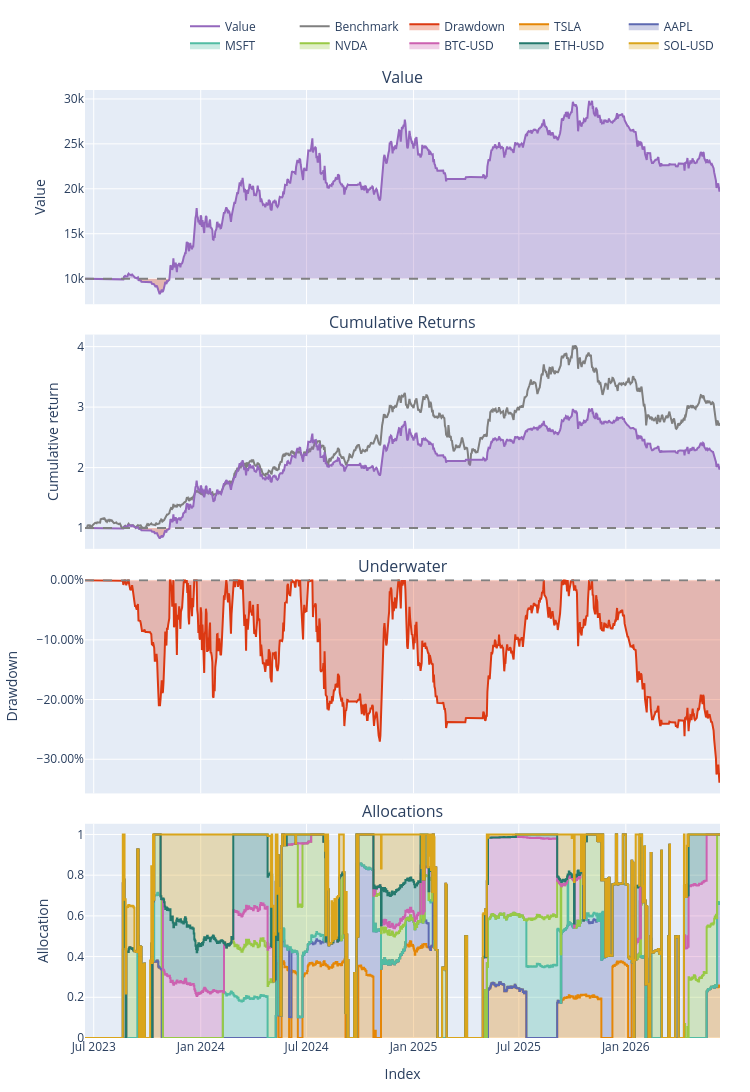

Notebook code for this chart:
### Code cell
pf.plot(subplots=["value", "cumulative_returns", "underwater", "allocations"]).show()

### Figure 1 — Plotly figure (JSON) as saved in the notebook; plotly's stock layout.template omitted (floating-point values rounded to 4 significant figures; data arrays with more than 128 entries replaced by an {"elided": "..."} marker saying what was removed)
{"data": [{"hoverinfo": "skip", "line": {"color": "rgba(0, 0, 0, 0)", "width": 0}, "mode": "lines", "opacity": 0, "showlegend": false, "type": "scatter", "x": {"elided": "1093 str values"}, "xaxis": "x", "y": {"elided": "1093 float values"}, "yaxis": "y"}, {"connectgaps": false, "fill": "tonexty", "fillcolor": "rgba(148,103,189,0.3000)", "hoverinfo": "skip", "line": {"color": "rgba(0, 0, 0, 0)", "width": 0}, "mode": "lines", "opacity": 0, "showlegend": false, "type": "scatter", "x": {"elided": "1093 str values"}, "xaxis": "x", "y": {"elided": "1093 float values"}, "yaxis": "y"}, {"hoverinfo": "skip", "line": {"color": "rgba(0, 0, 0, 0)", "width": 0}, "mode": "lines", "opacity": 0, "showlegend": false, "type": "scatter", "x": {"elided": "1093 str values"}, "xaxis": "x", "y": {"elided": "1093 float values"}, "yaxis": "y"}, {"connectgaps": false, "fill": "tonexty", "fillcolor": "rgba(220,57,18,0.3000)", "hoverinfo": "skip", "line": {"color": "rgba(0, 0, 0, 0)", "width": 0}, "mode": "lines", "opacity": 0, "showlegend": false, "type": "scatter", "x": {"elided": "1093 str values"}, "xaxis": "x", "y": {"elided": "1093 float values"}, "yaxis": "y"}, {"legendgroup": "0", "line": {"color": "#9467bd"}, "mode": "lines", "name": "Value", "showlegend": true, "type": "scatter", "x": {"elided": "1093 str values"}, "xaxis": "x", "y": {"elided": "1093 float values"}, "yaxis": "y"}, {"hoverinfo": "skip", "line": {"color": "rgba(0, 0, 0, 0)", "width": 0}, "mode": "lines", "opacity": 0, "showlegend": false, "type": "scatter", "x": {"elided": "1093 str values"}, "xaxis": "x", "y": {"elided": "1093 float values"}, "yaxis": "y"}, {"legendgroup": "1", "line": {"color": "#7f7f7f"}, "mode": "lines", "name": "Benchmark", "showlegend": true, "type": "scatter", "x": {"elided": "1093 str values"}, "xaxis": "x2", "y": {"elided": "1093 float values"}, "yaxis": "y2"}, {"hoverinfo": "skip", "line": {"color": "rgba(0, 0, 0, 0)", "width": 0}, "mode": "lines", "opacity": 0, "showlegend": false, "type": "scatter", "x": {"elided": "1093 str values"}, "xaxis": "x2", "y": {"elided": "1093 int values"}, "yaxis": "y2"}, {"connectgaps": false, "fill": "tonexty", "fillcolor": "rgba(148,103,189,0.3000)", "hoverinfo": "skip", "line": {"color": "rgba(0, 0, 0, 0)", "width": 0}, "mode": "lines", "opacity": 0, "showlegend": false, "type": "scatter", "x": {"elided": "1093 str values"}, "xaxis": "x2", "y": {"elided": "1093 float values"}, "yaxis": "y2"}, {"hoverinfo": "skip", "line": {"color": "rgba(0, 0, 0, 0)", "width": 0}, "mode": "lines", "opacity": 0, "showlegend": false, "type": "scatter", "x": {"elided": "1093 str values"}, "xaxis": "x2", "y": {"elided": "1093 int values"}, "yaxis": "y2"}, {"connectgaps": false, "fill": "tonexty", "fillcolor": "rgba(220,57,18,0.3000)", "hoverinfo": "skip", "line": {"color": "rgba(0, 0, 0, 0)", "width": 0}, "mode": "lines", "opacity": 0, "showlegend": false, "type": "scatter", "x": {"elided": "1093 str values"}, "xaxis": "x2", "y": {"elided": "1093 float values"}, "yaxis": "y2"}, {"legendgroup": "0", "line": {"color": "#9467bd"}, "mode": "lines", "name": "Value", "showlegend": false, "type": "scatter", "x": {"elided": "1093 str values"}, "xaxis": "x2", "y": {"elided": "1093 float values"}, "yaxis": "y2"}, {"hoverinfo": "skip", "line": {"color": "rgba(0, 0, 0, 0)", "width": 0}, "mode": "lines", "opacity": 0, "showlegend": false, "type": "scatter", "x": {"elided": "1093 str values"}, "xaxis": "x2", "y": {"elided": "1093 int values"}, "yaxis": "y2"}, {"fill": "tozeroy", "fillcolor": "rgba(220,57,18,0.3000)", "legendgroup": "2", "line": {"color": "#dc3912"}, "mode": "lines", "name": "Drawdown", "showlegend": true, "type": "scatter", "x": {"elided": "1093 str values"}, "xaxis": "x3", "y": {"elided": "1093 float values"}, "yaxis": "y3"}, {"fillcolor": "rgba(229,134,6,0.3000)", "legendgroup": "area_0", "line": {"color": "rgb(229, 134, 6)", "shape": "hv"}, "name": "TSLA", "showlegend": true, "stackgroup": "one", "type": "scatter", "x": {"elided": "1093 str values"}, "xaxis": "x4", "y": {"elided": "1093 float values"}, "yaxis": "y4"}, {"fillcolor": "rgba(93,105,177,0.3000)", "legendgroup": "area_1", "line": {"color": "rgb(93, 105, 177)", "shape": "hv"}, "name": "AAPL", "showlegend": true, "stackgroup": "one", "type": "scatter", "x": {"elided": "1093 str values"}, "xaxis": "x4", "y": {"elided": "1093 float values"}, "yaxis": "y4"}, {"fillcolor": "rgba(82,188,163,0.3000)", "legendgroup": "area_2", "line": {"color": "rgb(82, 188, 163)", "shape": "hv"}, "name": "MSFT", "showlegend": true, "stackgroup": "one", "type": "scatter", "x": {"elided": "1093 str values"}, "xaxis": "x4", "y": {"elided": "1093 float values"}, "yaxis": "y4"}, {"fillcolor": "rgba(153,201,69,0.3000)", "legendgroup": "area_3", "line": {"color": "rgb(153, 201, 69)", "shape": "hv"}, "name": "NVDA", "showlegend": true, "stackgroup": "one", "type": "scatter", "x": {"elided": "1093 str values"}, "xaxis": "x4", "y": {"elided": "1093 float values"}, "yaxis": "y4"}, {"fillcolor": "rgba(204,97,176,0.3000)", "legendgroup": "area_4", "line": {"color": "rgb(204, 97, 176)", "shape": "hv"}, "name": "BTC-USD", "showlegend": true, "stackgroup": "one", "type": "scatter", "x": {"elided": "1093 str values"}, "xaxis": "x4", "y": {"elided": "1093 float values"}, "yaxis": "y4"}, {"fillcolor": "rgba(36,121,108,0.3000)", "legendgroup": "area_5", "line": {"color": "rgb(36, 121, 108)", "shape": "hv"}, "name": "ETH-USD", "showlegend": true, "stackgroup": "one", "type": "scatter", "x": {"elided": "1093 str values"}, "xaxis": "x4", "y": {"elided": "1093 float values"}, "yaxis": "y4"}, {"fillcolor": "rgba(218,165,27,0.3000)", "legendgroup": "area_6", "line": {"color": "rgb(218, 165, 27)", "shape": "hv"}, "name": "SOL-USD", "showlegend": true, "stackgroup": "one", "type": "scatter", "x": {"elided": "1093 str values"}, "xaxis": "x4", "y": {"elided": "1093 float values"}, "yaxis": "y4"}], "layout": {"annotations": [{"font": {"size": 16}, "showarrow": false, "text": "Value", "x": 0.5, "xanchor": "center", "xref": "paper", "y": 1, "yanchor": "bottom", "yref": "paper"}, {"font": {"size": 16}, "showarrow": false, "text": "Cumulative Returns", "x": 0.5, "xanchor": "center", "xref": "paper", "y": 0.742, "yanchor": "bottom", "yref": "paper"}, {"font": {"size": 16}, "showarrow": false, "text": "Underwater", "x": 0.5, "xanchor": "center", "xref": "paper", "y": 0.484, "yanchor": "bottom", "yref": "paper"}, {"font": {"size": 16}, "showarrow": false, "text": "Allocations", "x": 0.5, "xanchor": "center", "xref": "paper", "y": 0.226, "yanchor": "bottom", "yref": "paper"}], "height": 1250, "legend": {"orientation": "h", "traceorder": "normal", "x": 1, "xanchor": "right", "y": 1.032, "yanchor": "bottom"}, "margin": {"b": 30, "l": 30, "r": 30, "t": 30}, "shapes": [{"line": {"color": "gray", "dash": "dash"}, "type": "line", "x0": 0, "x1": 1, "xref": "paper", "y0": 10000, "y1": 10000, "yref": "y"}, {"line": {"color": "gray", "dash": "dash"}, "type": "line", "x0": 0, "x1": 1, "xref": "paper", "y0": 1, "y1": 1, "yref": "y2"}, {"line": {"color": "gray", "dash": "dash"}, "type": "line", "x0": 0, "x1": 1, "xref": "paper", "y0": 0, "y1": 0, "yref": "y3"}], "showlegend": true, "width": 750, "xaxis": {"anchor": "y", "domain": [0, 1], "matches": "x4", "showticklabels": false, "title": {}}, "xaxis2": {"anchor": "y2", "domain": [0, 1], "matches": "x4", "showticklabels": false, "title": {}}, "xaxis3": {"anchor": "y3", "domain": [0, 1], "matches": "x4", "showticklabels": false, "title": {}}, "xaxis4": {"anchor": "y4", "domain": [0, 1], "title": {"text": "Index"}}, "yaxis": {"anchor": "x", "domain": [0.774, 1], "title": {"text": "Value"}}, "yaxis2": {"anchor": "x2", "domain": [0.516, 0.742], "title": {"text": "Cumulative return"}}, "yaxis3": {"anchor": "x3", "domain": [0.258, 0.484], "tickformat": ".2%", "title": {"text": "Drawdown"}}, "yaxis4": {"anchor": "x4", "domain": [0, 0.226], "title": {"text": "Allocation"}}}}
